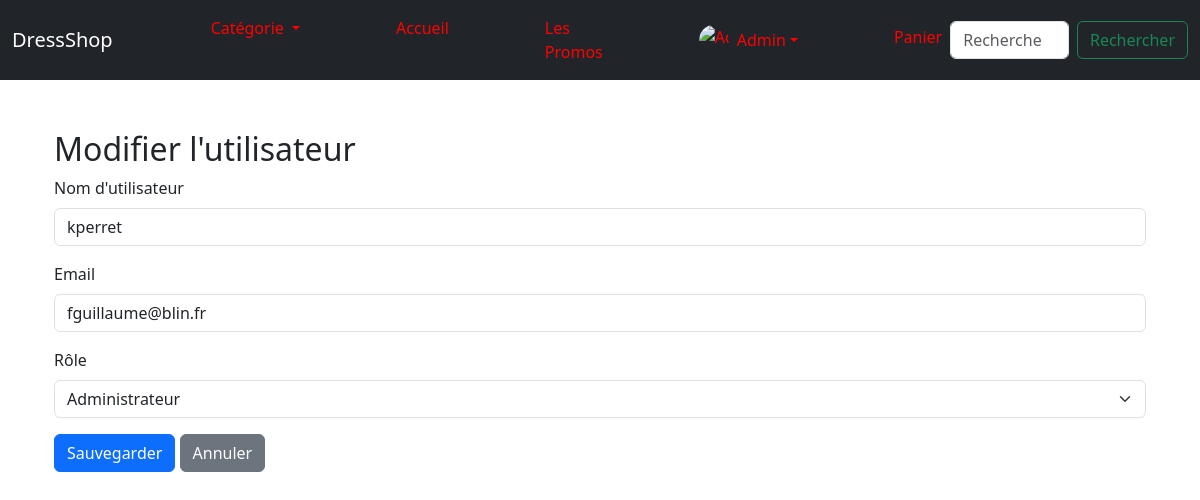
Screenshot of /index.php?action=edit_user&id=1 (signed in) with the database file from the repository.
### tables this page shows
CREATE TABLE `users` (
  `id` int(11) NOT NULL,
  `username` varchar(50) NOT NULL,
  `password` varchar(255) NOT NULL,
  `email` varchar(100) NOT NULL,
  `role` enum('admin','user') DEFAULT 'user',
  `created_at` timestamp NOT NULL DEFAULT current_timestamp()
);

### View/admin/edit_user.php (the view, shortened to what this page needs)
<?php
require_once __DIR__ . '/../../Controller/auth.php';
$user_id = isset($_GET['id']) ? (int)$_GET['id'] : 0;
$stmt = $pdo->prepare('SELECT * FROM users WHERE id = ?');
$stmt->execute([$user_id]);
$user = $stmt->fetch(PDO::FETCH_ASSOC);
?>
<!DOCTYPE html>
<html lang="fr">
<head>
    <link href="https://cdn.jsdelivr.net/npm/bootstrap@5.3.0/dist/css/bootstrap.min.css" rel="stylesheet">
</head>
<body>
<div class="container mt-4">
    <h2>Modifier l'utilisateur</h2>
    <form action="index.php?action=update_user" method="post">
        <div class="mb-3">
            <label for="username" class="form-label">Nom d'utilisateur</label>
            <input type="text" class="form-control" id="username" name="username" value="<?php echo htmlspecialchars($user['username']); ?>" required>
        </div>
        <div class="mb-3">
            <label for="email" class="form-label">Email</label>
            <input type="email" class="form-control" id="email" name="email" value="<?php echo htmlspecialchars($user['email']); ?>" required>
        </div>
        <div class="mb-3">
            <label for="role" class="form-label">Rôle</label>
            <select class="form-select" id="role" name="role" required>
                <option value="admin" <?php echo $user['role'] === 'admin' ? 'selected' : ''; ?>>Administrateur</option>
            </select>
        </div>
        <div class="mb-3">
            <button type="submit" class="btn btn-primary">Sauvegarder</button>
            <a href="index.php?action=users_list" class="btn btn-secondary">Annuler</a>
        </div>
    </form>
</div>
</body>
</html>

### View/style.css (style rules this page uses)
* { margin: 0; padding: 0; box-sizing: border-box; }
html, body { height: 100%; margin: 0; padding: 0; }

### rows the page displays
users: username "kperret", email "fguillaume@blin.fr", role "Administrateur"
